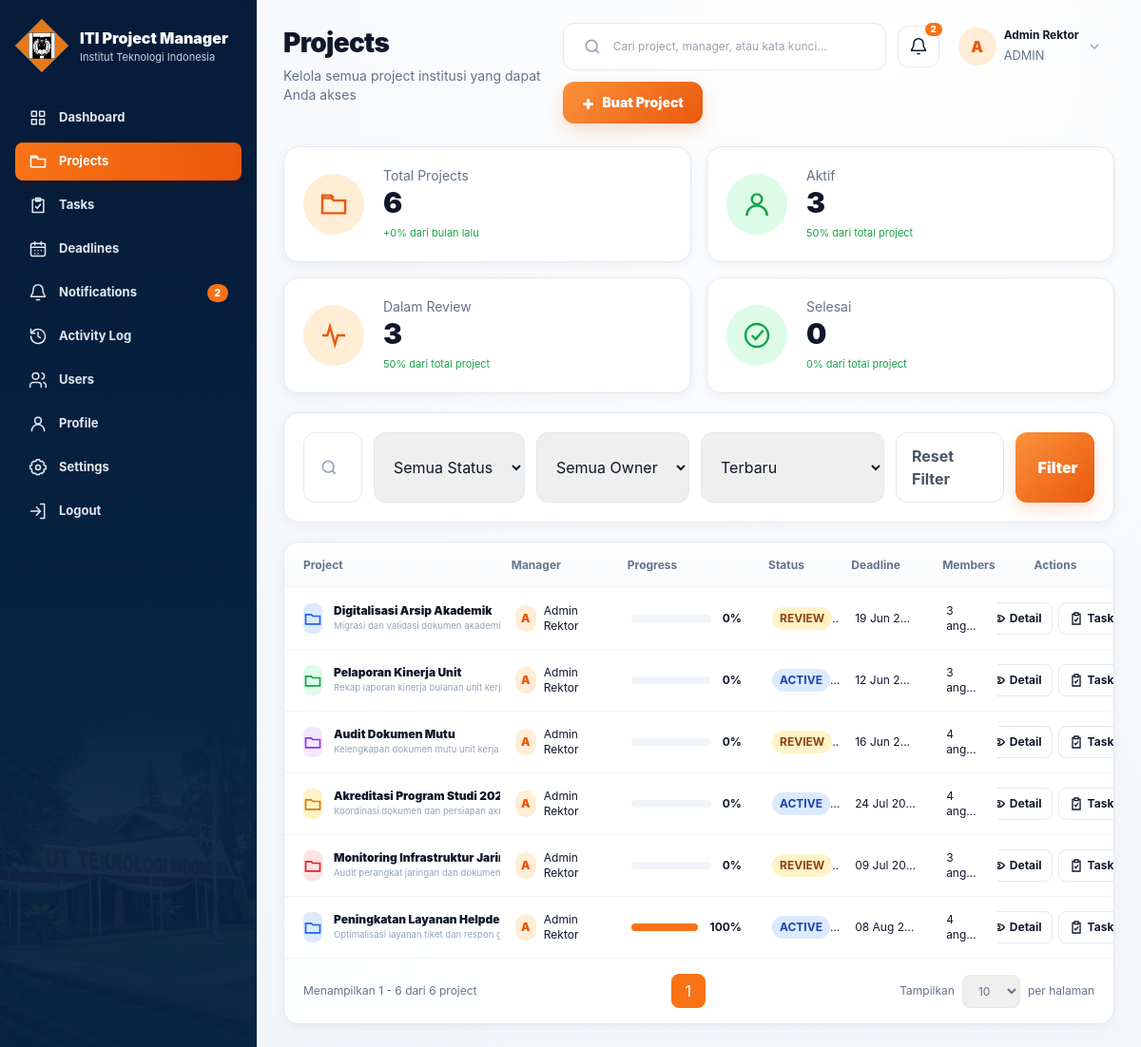
Screenshot of /index.php?page=projects (signed in) with the database file from the repository.
### tables this page shows
CREATE TABLE users (
    id INT AUTO_INCREMENT PRIMARY KEY,
    name VARCHAR(120) NOT NULL,
    email VARCHAR(160) NOT NULL UNIQUE,
    password_hash VARCHAR(255) NOT NULL,
    role ENUM('SUPERADMIN','ADMIN','MODERATOR','USER') NOT NULL DEFAULT 'USER',
    unit VARCHAR(120) NULL,
    status ENUM('active','inactive') NOT NULL DEFAULT 'active',
    created_by INT NULL,
    created_at DATETIME NOT NULL DEFAULT CURRENT_TIMESTAMP,
    updated_at DATETIME NULL,
    deleted_at DATETIME NULL,
    INDEX idx_users_role (role),
    INDEX idx_users_status (status)
);

CREATE TABLE projects (
    id INT AUTO_INCREMENT PRIMARY KEY,
    title VARCHAR(180) NOT NULL,
    description TEXT NULL,
    owner_id INT NOT NULL,
    status ENUM('draft','active','review','completed','archived') NOT NULL DEFAULT 'active',
    deadline_at DATETIME NOT NULL,
    created_at DATETIME NOT NULL DEFAULT CURRENT_TIMESTAMP,
    updated_at DATETIME NULL,
    deleted_at DATETIME NULL,
    INDEX idx_projects_owner (owner_id),
    INDEX idx_projects_status (status),
    INDEX idx_projects_deadline (deadline_at),
    CONSTRAINT fk_projects_owner FOREIGN KEY (owner_id) REFERENCES users(id)
);

### pages/projects.php (the view, shortened to what the rows shown need)
<?php
$user = current_user();
$canCreateProject = can_create_project($user['role']);
$assignableUsers = $canCreateProject ? get_assignable_project_users($pdo, $user) : [];
$visibilitySql = $user['role'] === 'SUPERADMIN'
    ? '1=1'
    : 'EXISTS (SELECT 1 FROM project_members visible_pm WHERE visible_pm.project_id = p.id AND visible_pm.user_id = ?)';
$visibilityParams = $user['role'] === 'SUPERADMIN' ? [] : [(int)$user['id']];
$sort = $_GET['sort'] ?? 'newest';
$perPage = (int)($_GET['per_page'] ?? 10);
$currentPage = max(1, (int)($_GET['p'] ?? 1));
$baseWhere = ["{$visibilitySql}", 'p.deleted_at IS NULL'];
$baseParams = $visibilityParams;
$filterWhere = $baseWhere;
$filterParams = $baseParams;
$filterWhereSql = implode(' AND ', $filterWhere);
$stmt = $pdo->prepare("SELECT COUNT(*) FROM projects p JOIN users u ON u.id = p.owner_id WHERE {$filterWhereSql}");
$stmt->execute($filterParams);
$filteredCount = (int)$stmt->fetchColumn();
$totalPages = max(1, (int)ceil($filteredCount / $perPage));
$currentPage = min($currentPage, $totalPages);
$offset = ($currentPage - 1) * $perPage;
$orderMap = [
    'newest' => 'p.created_at DESC',
    'oldest' => 'p.created_at ASC',
    'deadline_asc' => 'p.deadline_at ASC',
    'deadline_desc' => 'p.deadline_at DESC',
    'progress_desc' => 'progress_percent DESC',
];
$orderBy = $orderMap[$sort];
$stmt = $pdo->prepare("
    SELECT p.*, u.name AS owner_name,
      (SELECT COUNT(*) FROM tasks t WHERE t.project_id = p.id AND t.deleted_at IS NULL) AS task_count,
      (SELECT COUNT(*) FROM tasks t WHERE t.project_id = p.id AND t.deleted_at IS NULL AND t.status = 'approved') AS approved_count,
      (SELECT COUNT(*) FROM project_members pm WHERE pm.project_id = p.id) AS member_count,
      CASE WHEN (SELECT COUNT(*) FROM tasks t WHERE t.project_id = p.id AND t.deleted_at IS NULL) = 0 THEN 0
           ELSE ROUND((SELECT COUNT(*) FROM tasks t WHERE t.project_id = p.id AND t.deleted_at IS NULL AND t.status = 'approved') /
                (SELECT COUNT(*) FROM tasks t WHERE t.project_id = p.id AND t.deleted_at IS NULL) * 100) END AS progress_percent
    FROM projects p
    JOIN users u ON u.id = p.owner_id
    WHERE {$filterWhereSql}
    ORDER BY {$orderBy}
    LIMIT {$perPage} OFFSET {$offset}
");
$stmt->execute($filterParams);
$projects = $stmt->fetchAll();
?>
<div class="projects-page">
    <header class="mb-6 flex flex-col gap-4 lg:flex-row lg:items-start lg:justify-between">
        <div>
            <h2 class="text-[28px] font-black tracking-tight text-slate-900">Projects</h2>
        </div>
        <div class="flex flex-wrap items-center gap-3">
            <details class="relative hidden sm:block">
                <summary class="flex cursor-pointer list-none items-center gap-2 rounded-xl px-2 py-1 hover:bg-white">
                    <span class="grid h-10 w-10 place-items-center rounded-full bg-orange-100 font-black text-orange-600"><?= e(strtoupper(substr($user['name'], 0, 1))) ?></span>
                    <span><b class="block text-xs"><?= e($user['name']) ?></b><small class="text-slate-500"><?= e(role_label($user['role'])) ?></small></span>
                    <svg class="h-4 w-4 text-slate-400" viewBox="0 0 24 24" fill="none" stroke="currentColor" stroke-width="2"><path d="m6 9 6 6 6-6"/></svg>
                </summary>
            </details>
        </div>
    </header>
    <section class="mt-5 overflow-hidden rounded-2xl border border-slate-200 bg-white shadow-sm">
        <div class="data-table-scroll">
            <table class="w-full table-fixed text-left text-xs">
                <thead><tr><th class="w-[26%] px-5 py-4">Project</th><th class="w-[14%] px-3">Manager</th><th class="w-[17%] px-3">Progress</th><th class="w-[10%] px-3">Status</th><th class="w-[11%] px-3">Deadline</th><th class="w-[8%] px-3">Members</th><th class="w-[14%] px-3 text-center">Actions</th></tr></thead>
                <tbody class="divide-y divide-slate-100">
                    <?php $folderColors = ['bg-blue-100 text-blue-600','bg-green-100 text-green-600','bg-purple-100 text-purple-600','bg-amber-100 text-amber-600','bg-red-100 text-red-600']; ?>
                    <?php foreach ($projects as $index => $project): ?>
                        <tr class="project-row">
                            <td class="px-5 py-4"><a class="flex items-center gap-3 font-black" href="actions/project-detail.php?id=<?= e($project['id']) ?>"><span class="grid h-8 w-8 place-items-center rounded-lg <?= e($folderColors[$index % count($folderColors)]) ?>"><svg class="h-5 w-5" viewBox="0 0 24 24" fill="none" stroke="currentColor" stroke-width="2"><path d="M3 7h7l2 2h9v10H3V7Z"/></svg></span><span><?= e($project['title']) ?><small class="block max-w-[260px] truncate font-normal text-slate-400"><?= e($project['description']) ?></small></span></a></td>
                            <td class="px-4"><span class="flex items-center gap-2"><i class="grid h-7 w-7 place-items-center rounded-full bg-orange-100 font-black not-italic text-orange-600"><?= e(strtoupper(substr($project['owner_name'], 0, 1))) ?></i><?= e($project['owner_name']) ?></span></td>
                            <td class="px-4"><div class="flex items-center gap-3"><span class="h-2 w-28 rounded-full bg-slate-100"><i class="project-progress block h-2 rounded-full bg-orange-500" style="width:<?= e($project['progress_percent']) ?>%"></i></span><b><?= e($project['progress_percent']) ?>%</b></div></td>
                            <td class="px-4"><?= status_badge($project['status']) ?></td>
                            <td class="px-4 whitespace-nowrap"><?= e(date('d M Y', strtotime($project['deadline_at']))) ?></td>
                            <td class="px-4"><?= e($project['member_count']) ?> anggota</td>
                            <td class="px-3"><div class="project-direct-actions flex items-center justify-center gap-1.5"><a class="inline-flex items-center gap-1 rounded-lg border border-slate-200 px-2.5 py-2 font-bold hover:border-orange-200 hover:bg-orange-50 hover:text-orange-600" href="actions/project-detail.php?id=<?= e($project['id']) ?>" title="Detail Project"><svg class="h-4 w-4 shrink-0" viewBox="0 0 24 24" fill="none" stroke="currentColor" stroke-width="2"><path d="M2.5 12s3.5-5 9.5-5 9.5 5 9.5 5-3.5 5-9.5 5-9.5-5-9.5-5Z"/><circle cx="12" cy="12" r="2.5"/></svg><span>Detail</span></a><a class="inline-flex items-center gap-1 rounded-lg border border-slate-200 px-2.5 py-2 font-bold hover:border-orange-200 hover:bg-orange-50 hover:text-orange-600" href="index.php?page=tasks&project_id=<?= e($project['id']) ?>" title="Lihat Tasks"><svg class="h-4 w-4 shrink-0" viewBox="0 0 24 24" fill="none" stroke="currentColor" stroke-width="2"><path d="M9 5H6v16h12V5h-3M9 3h6v4H9z"/><path d="m9 14 2 2 4-5"/></svg><span>Tasks</span></a></div></td>
                        </tr>
                    <?php endforeach; ?>
                </tbody>
            </table>
        </div>
    </section>
</div>

### includes/functions.php (shortened to what the rows shown need)
<?php
function e($value) {
    return htmlspecialchars((string)$value, ENT_QUOTES, 'UTF-8');
}
function current_user() {
    return $_SESSION['user'] ?? null;
}
function role_label($role) {
    return $role === 'SUPERADMIN' ? 'SUPERADMIN' : $role;
}
function can_create_project($role) {
    return in_array($role, ['SUPERADMIN', 'ADMIN', 'MODERATOR'], true);
}
function get_assignable_project_users($pdo, $currentUser) {
    if ($currentUser['role'] === 'ADMIN') {
        $stmt = $pdo->prepare("SELECT id, name, email, role, unit FROM users WHERE status = 'active' AND deleted_at IS NULL AND role IN ('ADMIN','MODERATOR','USER') ORDER BY FIELD(role,'ADMIN','MODERATOR','USER'), name ASC");
        $stmt->execute();
        return $stmt->fetchAll();
    }
    return [];
}
function status_badge($status) {
    $map = [
        'open' => 'bg-slate-100 text-slate-700',
        'submitted' => 'bg-amber-100 text-amber-800',
        'approved' => 'bg-green-100 text-green-800',
        'rejected' => 'bg-red-100 text-red-800',
        'completed' => 'bg-green-100 text-green-800',
        'active' => 'bg-blue-100 text-blue-800',
        'review' => 'bg-amber-100 text-amber-800',
        'draft' => 'bg-slate-100 text-slate-700',
        'archived' => 'bg-slate-200 text-slate-700',
    ];
    $class = $map[$status] ?? 'bg-slate-100 text-slate-700';
    return '<span class="inline-flex rounded-full px-2 py-1 text-xs font-bold ' . $class . '">' . e(strtoupper($status)) . '</span>';
}

### rows the page displays
users: name "A", name "Admin Rektor", role "ADMIN"
projects: title "Digitalisasi Arsip Akade…", description "Migrasi dan validasi dokumen a…", owner.name "A", owner.name "Admin Rektor", progress_percent "0", status "REVIE…", deadline_at "19 Jun 2…", member_count "3"
projects: title "Pelaporan Kinerja Unit", description "Rekap laporan kinerja bulanan…", owner.name "A", owner.name "Admin Rektor", progress_percent "0", status "ACTI…", deadline_at "12 Jun 2…", member_count "3"
projects: title "Audit Dokumen Mutu", description "Kelengkapan dokumen mutu unit…", owner.name "A", owner.name "Admin Rektor", progress_percent "0", status "REVIE…", deadline_at "16 Jun 2…", member_count "4"
projects: title "Akreditasi Program Stu…", description "Koordinasi dokumen dan persia…", owner.name "A", owner.name "Admin Rektor", progress_percent "0", status "ACTI…", deadline_at "24 Jul 20…", member_count "4"
projects: title "Monitoring Infrastruktu…", description "Audit perangkat jaringan dan d…", owner.name "A", owner.name "Admin Rektor", progress_percent "0", status "REVIE…", deadline_at "09 Jul 20…", member_count "3"
projects: title "Peningkatan Layanan H…", description "Optimalisasi layanan tiket dan r…", owner.name "A", owner.name "Admin Rektor", progress_percent "100", status "ACTI…", deadline_at "08 Aug 2…", member_count "4"

### other values shown
$label "Dashboard"
$label "Projects"
$label "Tasks"
$label "Deadlines"
$label "Notifications"
$unreadSidebarCount "2"
$label "Activity Log"
$label "Users"
$label "Profile"
$label "Settings"
$label "Total Projects"
$value "6"
$note "+0% dari bulan lalu"
$label "Aktif"
$value "3"
